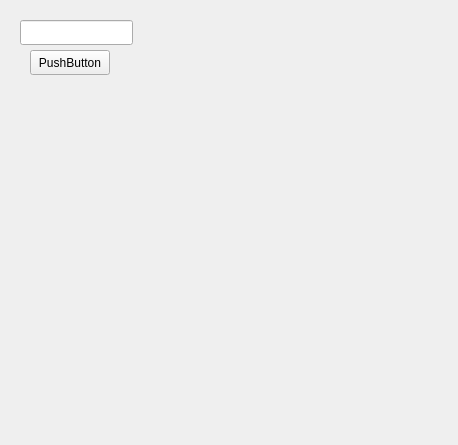
<?xml version="1.0" encoding="UTF-8"?>
<ui version="4.0">
 <class>Form</class>
 <widget class="QWidget" name="Form">
  <property name="geometry">
   <rect>
    <x>0</x>
    <y>0</y>
    <width>458</width>
    <height>445</height>
   </rect>
  </property>
  <property name="windowTitle">
   <string>Form</string>
  </property>
  <widget class="QLineEdit" name="lineEdit">
   <property name="geometry">
    <rect>
     <x>20</x>
     <y>20</y>
     <width>113</width>
     <height>25</height>
    </rect>
   </property>
  </widget>
  <widget class="QPushButton" name="pushButton">
   <property name="geometry">
    <rect>
     <x>30</x>
     <y>50</y>
     <width>80</width>
     <height>25</height>
    </rect>
   </property>
   <property name="text">
    <string>PushButton</string>
   </property>
  </widget>
 </widget>
 <resources/>
 <connections/>
</ui>
